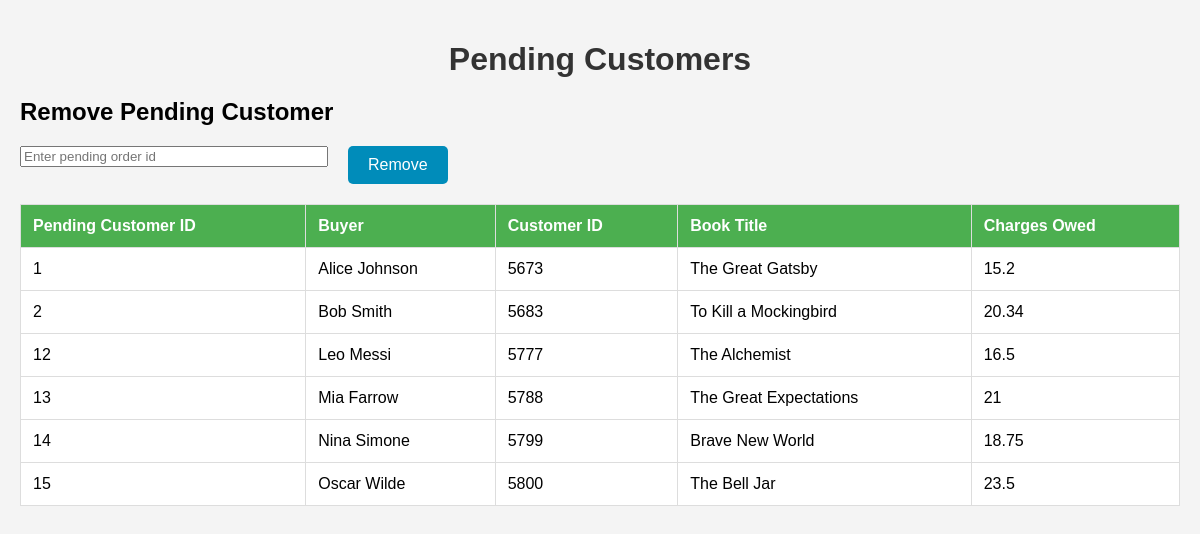
Screenshot of /pending_customers with the database file from the repository.
### tables this page shows
CREATE TABLE PENDING_CUSTOMER(
	pending_order_id integer NOT NULL primary key, -- a code to serve as primary key
	buyer varchar(10), -- name of customer
	customer_id integer, -- customer id 
	book_title_purchased varchar(50), -- book title with pending payment
	charges_owed DECIMAL(2, 2) -- money that the customer owes the store
);

### app.py (the view)
@app.route('/pending_customers',  methods=['GET', 'POST'])
def pending_customers():
    conn = sqlite3.connect('book_store_database.db')
    if request.method == 'POST':
        pending_order = request.form.get('pending_order_id')
        if pending_order:  # Check if the search value is not empty
            customers = conn.execute('DELETE FROM PENDING_CUSTOMER WHERE pending_order_id = ?;', (pending_order)).fetchall()
    customers = conn.execute('SELECT * FROM PENDING_CUSTOMER;').fetchall()
    conn.close()
    return render_template('pending_customers.html', customers=customers)

### templates/pending_customers.html (shortened to what this page needs)
<!DOCTYPE html>
<html lang="en">
<head>
</head>
<body>
    <h1>Pending Customers</h1>
    <h2>Remove Pending Customer</h2>
    <form method="POST" style="display: flex; flex-wrap: wrap; gap: 20px;">
        <div style="display: flex; flex-direction: column;">
            <input type="text" name="pending_order_id" placeholder="Enter pending order id" style="width: 300px;"/>
        </div>
        <div style="display: flex; flex-direction: column;">
            <button type="submit">Remove</button>
        </div>
    </form>
    <table>
        <thead>
            <tr>
                <th>Pending Customer ID</th>
                <th>Buyer</th>
                <th>Customer ID</th>
                <th>Book Title</th>
                <th>Charges Owed</th>
            </tr>
        </thead>
        <tbody>
            {% for item in customers %}
            <tr>
                <td>{{ item[0] }}</td>
                <td>{{ item[1] }}</td>
                <td>{{ item[2] }}</td>
                <td>{{ item[3] }}</td>
                <td>{{ item[4] }}</td>
            </tr>
            {% endfor %}
        </tbody>
    </table>
</body>
</html>

### templates/pending_customers.html (style rules this page uses)
body { font-family: Arial, sans-serif; background-color: #f4f4f4; margin: 0; padding: 20px; }
h1 { text-align: center; color: #333; margin-bottom: 20px; }
table { width: 100%; border-collapse: collapse; margin: 20px 0; background-color: #fff; }
th, td { padding: 12px; text-align: left; border: 1px solid #ddd; }
th { background-color: #4CAF50; color: white; }
button { background-color: #008CBA; color: white; padding: 10px 20px; border: none; border-radius: 5px; cursor: pointer; font-size: 16px; }

### rows the page displays
PENDING_CUSTOMER: pending_order_id "1", buyer "Alice Johnson", customer "5673", book_title_purchased "The Great Gatsby", charges_owed "15.2"
PENDING_CUSTOMER: pending_order_id "2", buyer "Bob Smith", customer "5683", book_title_purchased "To Kill a Mockingbird", charges_owed "20.34"
PENDING_CUSTOMER: pending_order_id "12", buyer "Leo Messi", customer "5777", book_title_purchased "The Alchemist", charges_owed "16.5"
PENDING_CUSTOMER: pending_order_id "13", buyer "Mia Farrow", customer "5788", book_title_purchased "The Great Expectations", charges_owed "21"
PENDING_CUSTOMER: pending_order_id "14", buyer "Nina Simone", customer "5799", book_title_purchased "Brave New World", charges_owed "18.75"
PENDING_CUSTOMER: pending_order_id "15", buyer "Oscar Wilde", customer "5800", book_title_purchased "The Bell Jar", charges_owed "23.5"
